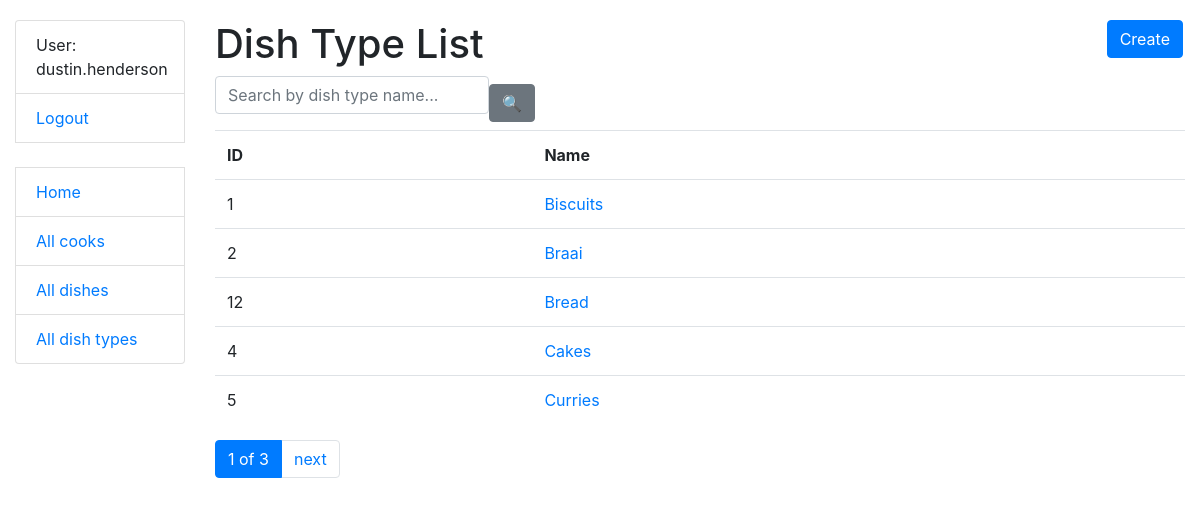
Screenshot of /dish-types/ (signed in) with the database file from the repository.
### kitchen/models.py (models this page shows, shortened)
class Cook(AbstractUser):
    years_of_experience = models.IntegerField(null=True, blank=True)
    class Meta:
        ordering = ["username"]

class DishType(models.Model):
    name = models.CharField(max_length=255, unique=True)
    class Meta:
        ordering = ["name"]
    def get_absolute_url(self):
        return reverse("kitchen:dish-type-detail", kwargs={"pk": self.pk})

### kitchen/views.py (the view)
class DishTypeListView(LoginRequiredMixin, generic.ListView):
    model = DishType
    paginate_by = 5
    template_name = "kitchen/dish_type_list.html"
    context_object_name = "dish_type_list"
    def get_context_data(self, *, object_list=None, **kwargs):
        context = super(DishTypeListView, self).get_context_data(**kwargs)
        name = self.request.GET.get("name", "")
        context["search_form"] = DishTypeSearchForm(initial={
            "name": name
        })
        return context
    def get_queryset(self):
        queryset = DishType.objects.all()
        form = DishTypeSearchForm(self.request.GET)
        if form.is_valid():
            return queryset.filter(
                name__icontains=form.cleaned_data["name"]
            )
        return queryset

### kitchen/forms.py
class DishTypeSearchForm(forms.Form):
    name = forms.CharField(
        max_length=255,
        required=False,
        label="",
        widget=forms.TextInput(attrs={"placeholder": "Search by dish type name..."})
    )

### templates/kitchen/dish_type_list.html
{% extends "base.html" %}
{% block content %}
    <h1>
      Dish Type List
      <a href="{% url "kitchen:dish-type-create" %}" class="btn btn-primary link-to-page">
        Create
      </a>
    </h1>
    {% include "includes/search_form.html" %}
    {% if dish_type_list %}
      <table class="table">
        <tr>
          <th>ID</th>
          <th>Name</th>
        </tr>
        {% for dish_type in dish_type_list %}
          <tr>
            <td>{{ dish_type.id }}</td>
            <td><a href="{{ dish_type.get_absolute_url }}">{{ dish_type.name }}</a></td>
          </tr>
        {% endfor %}
      </table>
    {% else %}
      <p>There are no dish types in kitchen</p>
    {% endif %}
{% endblock %}

### templates/includes/sidebar.html
<ul class="sidebar-nav list-group">
  {% if user.is_authenticated %}
    <li class="list-group-item">User: {{ user.username }}</li>
    <li class="list-group-item"><a href="{% url 'logout' %}">Logout</a></li>
  {% else %}
    <li class="list-group-item"><a href="{% url 'login' %}">Login</a></li>
  {% endif %}
  <br>
  <li class="list-group-item"><a href="{% url 'kitchen:index' %}">Home</a></li>
  <li class="list-group-item"><a href="{% url 'kitchen:cook-list' %}">All cooks</a></li>
  <li class="list-group-item"><a href="{% url 'kitchen:dish-list' %}">All dishes</a></li>
  <li class="list-group-item"><a href="{% url 'kitchen:dish-type-list' %}">All dish types</a></li>
</ul>

### static/css/styles.css (style rules this page uses)
body { margin-top: 20px; }
.link-to-page { float: right; margin: 0 2px 0 2px; }

### rows the page displays
Cook: username "dustin.henderson"
DishType: id "1", name "Biscuits"
DishType: id "2", name "Braai"
DishType: id "12", name "Bread"
DishType: id "4", name "Cakes"
DishType: id "5", name "Curries"

### other values shown
{{ page_obj.number }} "1"
{{ paginator.num_pages }} "3"
